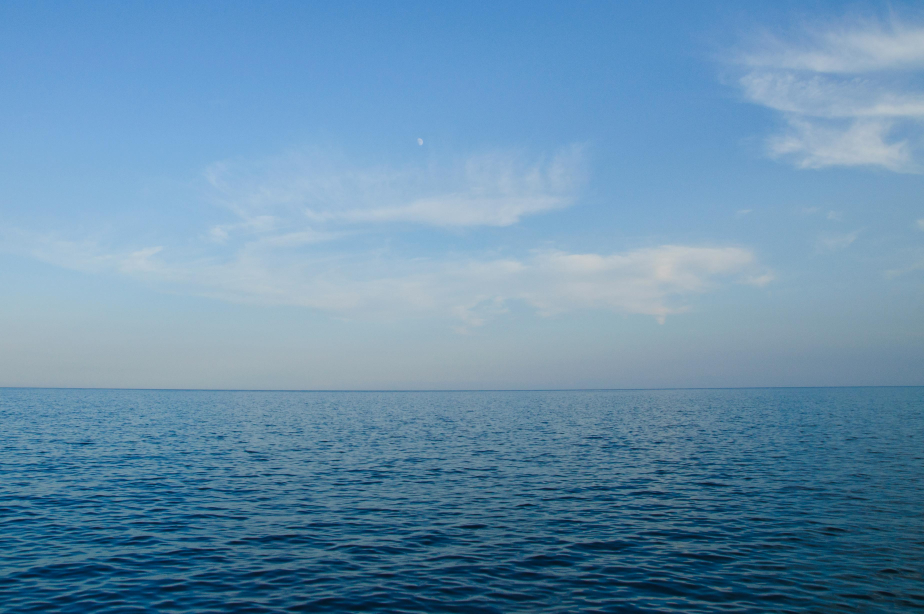
#> input picture HomeWork_02/Sea_02.jpg, 3696 x 2455 px (shown at 1/4 size)
$ jupyter execute hw_02.ipynb
#> lines starting #> are read from the running program, lines starting #| are printed output that depends on the picture
[cell 1]
import cv2
import numpy as np
from matplotlib import pyplot as plt
plt.rcParams['figure.figsize'] = [15, 5]

[cell 2]
img = cv2.imread('Sea_02.jpg')
#> img is the input picture: shape (2455, 3696, 3); mean B, G, R 173, 143, 101.9
img = cv2.cvtColor(img, cv2.COLOR_BGR2RGB)
plt.imshow(img)

[cell 3]
# Define white patch and the coefficients
row, col = 485, 864
white = img[row, col, :]
#> white = [114, 166, 214]
coeffs = 255.0/white
#> coeffs = [2.24, 1.54, 1.19]

# Apply white balancing and generate balanced image
balanced = np.zeros_like(img, dtype=np.float32)
for channel in range(3):
    balanced[..., channel] = img[..., channel] * coeffs[channel]
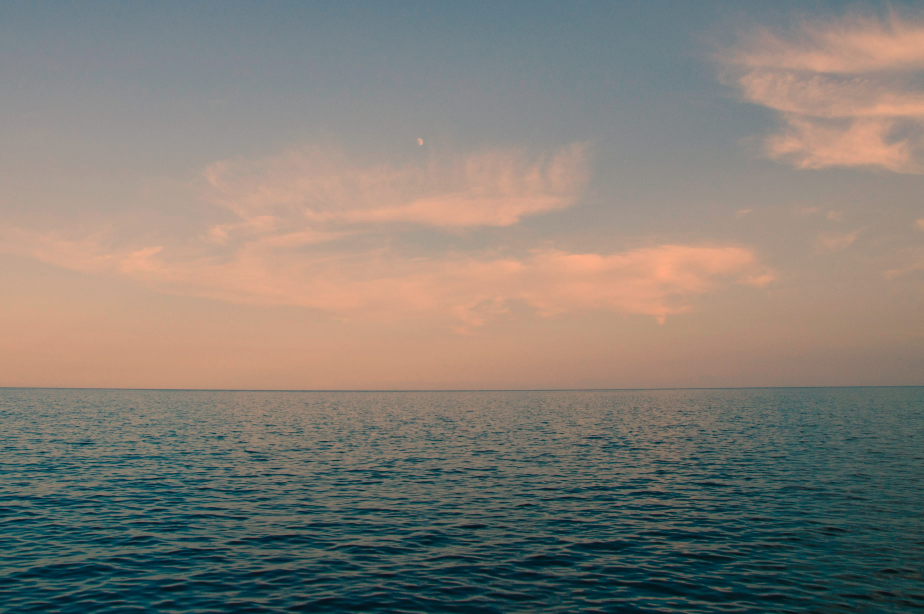
#> balanced: shape (2455, 3696, 3) float32 (shown at 1/4 size); mean R, G, B 229, 219.2, 210.5; drawn with min black and max white

# White patching does not guarantee that the dynamic range is preserved, images must be clipped.
balanced = balanced/255
balanced[balanced > 1] = 1

plt.subplot(121), plt.imshow(img)
plt.subplot(122), plt.imshow(balanced)
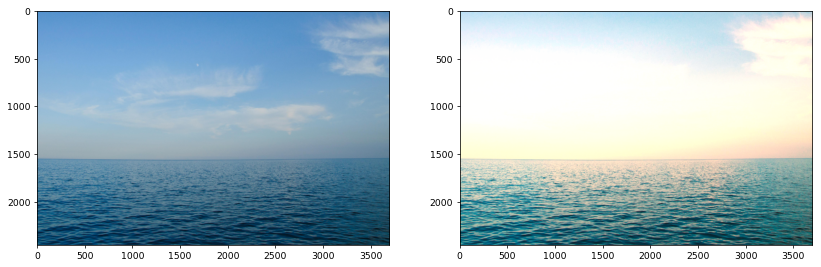
#> figure drawn by matplotlib, 2 panels

[cell 4]
# Load your image
img = cv2.imread('Sea_03.jpg')
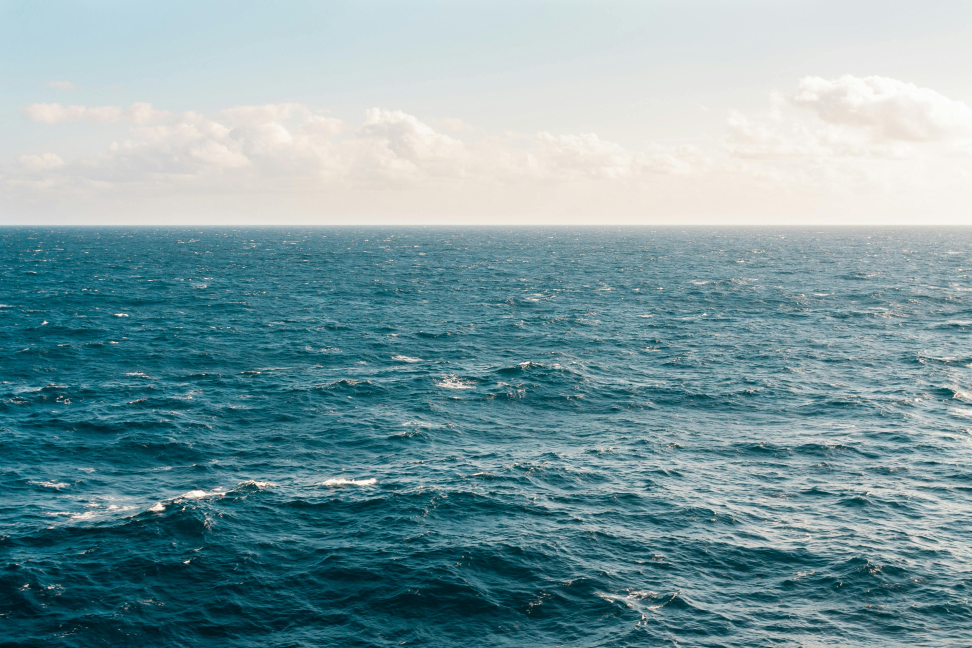
#> input picture HomeWork_02/Sea_03.jpg, 3888 x 2592 px (shown at 1/4 size)
#> img is the input picture: shape (2592, 3888, 3); mean B, G, R 162.7, 157, 125.9
img = cv2.cvtColor(img, cv2.COLOR_BGR2RGB)

# Compute the mean values for all three color channels (red, green, blue)
mean_r = np.mean(img[:, :, 0])
#> mean_r = 125.9
mean_g = np.mean(img[:, :, 1])
#> mean_g = 157
mean_b = np.mean(img[:, :, 2])
#> mean_b = 162.7

# Compute the coefficients kr, kg, kb
# Note: there are 3 coefficients to compute but we only have 2 equations.
# Therefore, you have to make an assumption, fix the value of one of the
# coefficients and compute the remining two
# Hint: You can fix the coefficient of the brightest colour channel to 1.
if mean_r >= mean_g and mean_r >= mean_b:
    kr = 1.0
    kg = mean_g / mean_r
    kb = mean_r / mean_r
elif mean_g >= mean_r and mean_g >= mean_b:
    kr = mean_r / mean_g
    kg = 1.0
    kb = mean_b / mean_g
else:
    kr = mean_r / mean_b
#> kr = 0.774
    kg = mean_g / mean_b
#> kg = 0.965
    kb = 1.0

# Apply color balancing to generate the balanced image
balanced = np.zeros_like(img)
balanced[:, :, 0] = img[:, :, 0] * kr
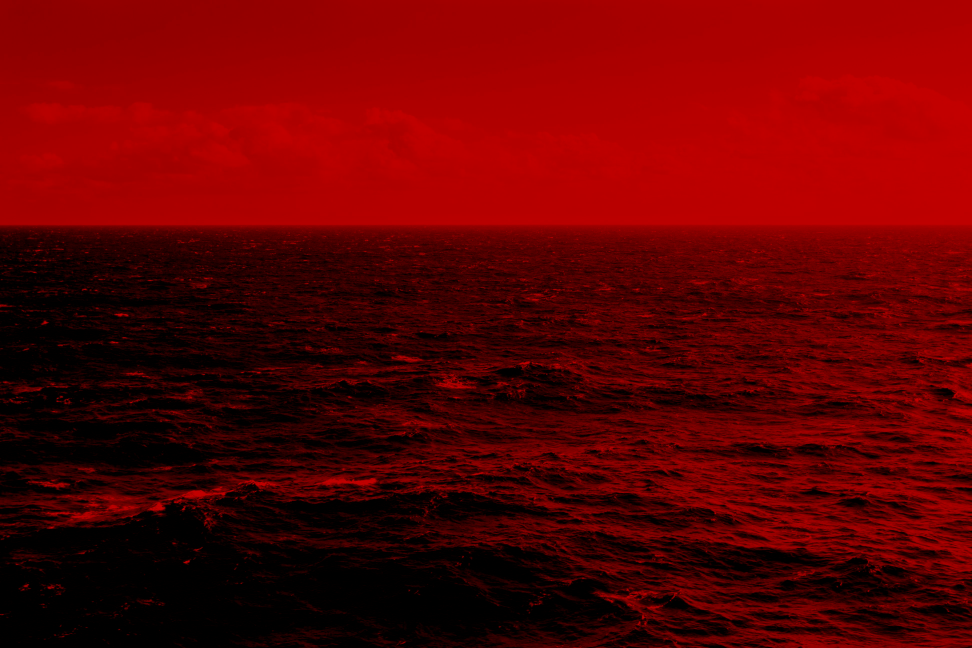
#> balanced: shape (2592, 3888, 3) (shown at 1/4 size); mean R, G, B 96.9, 0, 0
balanced[:, :, 1] = img[:, :, 1] * kg
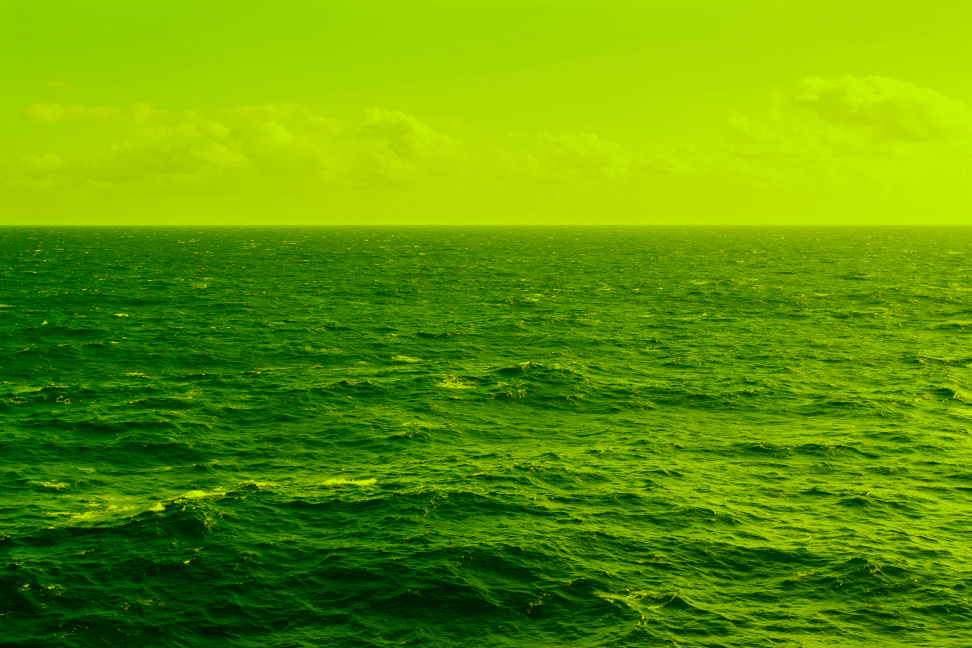
#> balanced: shape (2592, 3888, 3) (shown at 1/4 size); mean R, G, B 96.9, 151, 0
balanced[:, :, 2] = img[:, :, 2] * kb
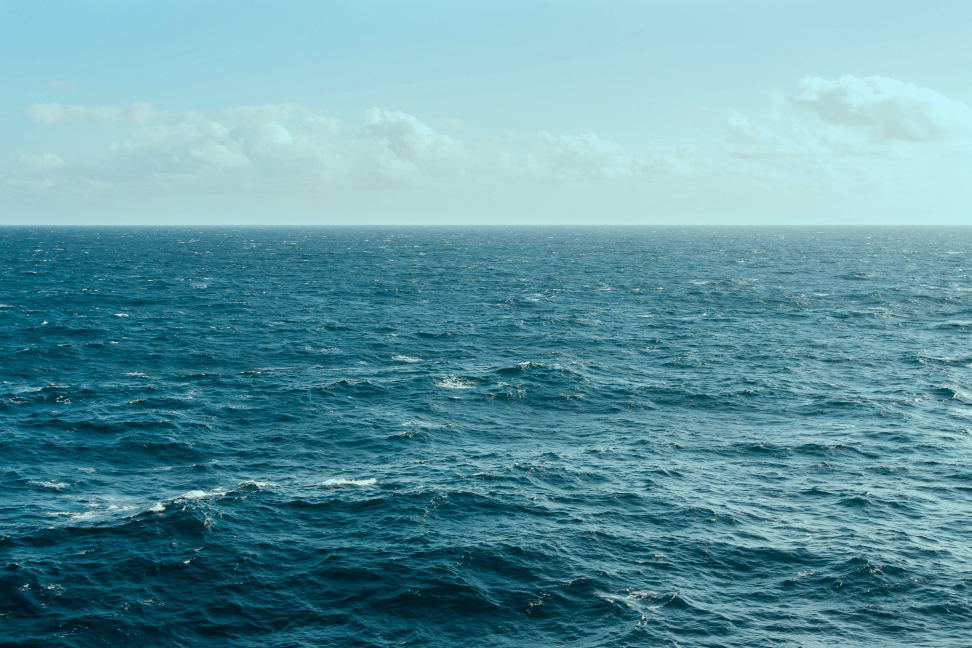
#> balanced: shape (2592, 3888, 3) (shown at 1/4 size); mean R, G, B 96.9, 151, 162.7

# Show the original and the balanced image side by side
plt.subplot(121), plt.imshow(img)
plt.subplot(122), plt.imshow(balanced)

[cell 5]
# Load your image
img = cv2.imread('Sea_00.jpg')
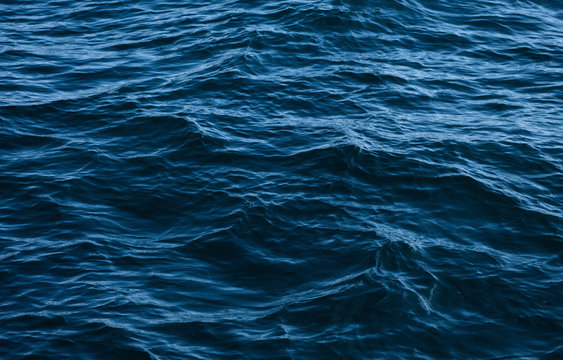
#> input picture HomeWork_02/Sea_00.jpg, 563 x 360 px
#> img is the input picture: shape (360, 563, 3); mean B, G, R 95.1, 65.4, 19.7
img = cv2.cvtColor(img, cv2.COLOR_BGR2RGB)

# Compute the maximum values for all three colour channels (red, green, blue)
max_r = np.max(img[:, :, 0])
#> max_r = 167
max_g = np.max(img[:, :, 1])
#> max_g = 217
max_b = np.max(img[:, :, 2])
#> max_b = 254

# Apply scale-by-max balancing and generate the balanced image
balanced = np.zeros_like(img)
balanced[:, :, 0] = (img[:, :, 0] / max_r) * 255
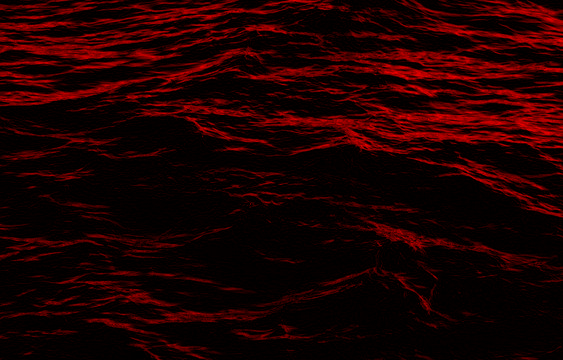
#> balanced: shape (360, 563, 3); mean R, G, B 29.7, 0, 0
balanced[:, :, 1] = (img[:, :, 1] / max_g) * 255
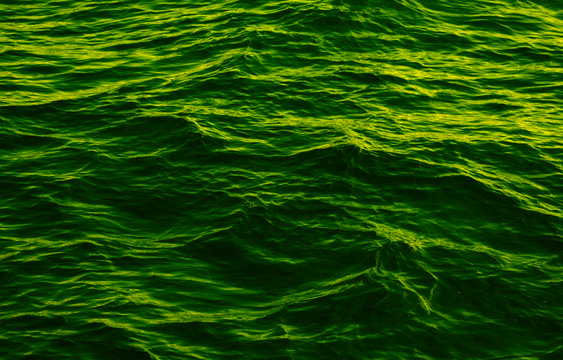
#> balanced: shape (360, 563, 3); mean R, G, B 29.7, 76.4, 0
balanced[:, :, 2] = (img[:, :, 2] / max_b) * 255
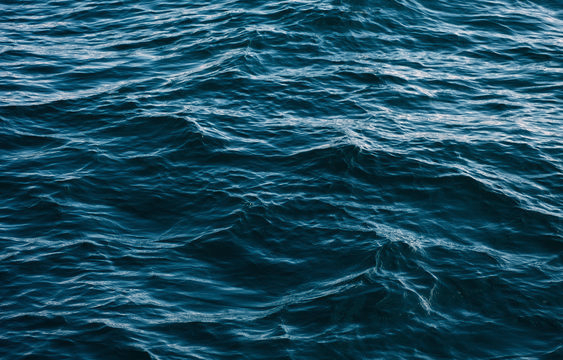
#> balanced: shape (360, 563, 3); mean R, G, B 29.7, 76.4, 95.1

# Clip the values to the valid range [0, 255] and convert back to uint8 type
balanced = np.clip(balanced, 0, 255).astype(np.uint8)

plt.subplot(121), plt.imshow(img)
plt.subplot(122), plt.imshow(balanced)
